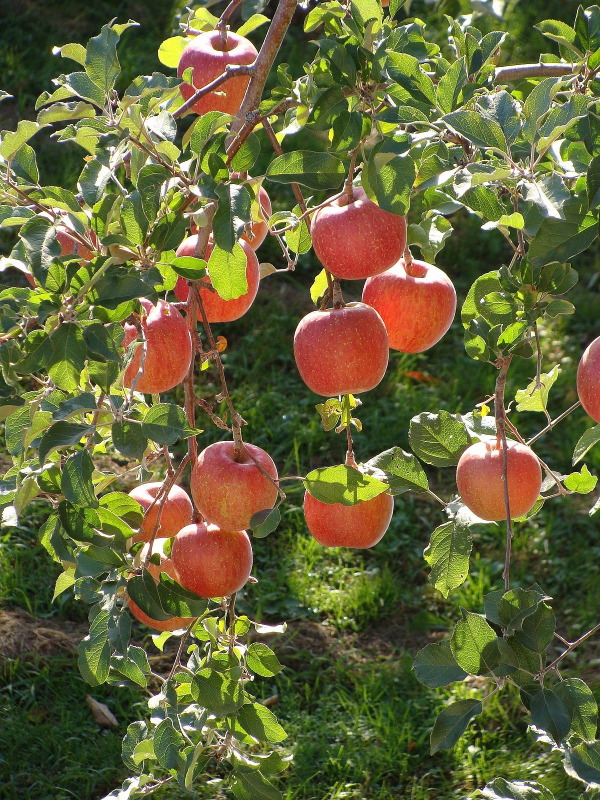
#> input picture pictures/apple-tree/apple-tree-fruit-wikipedia.jpg, 1200 x 1600 px (shown at 1/2 size); its folder holds only this picture in this run
$ python -i image_display.py   (imports and definitions only)
#> lines starting #> are read from the running program, lines starting #| are printed output that depends on the picture
import os
import re
import matplotlib.pyplot as plt
import matplotlib.patches as patches
import numpy as np
from PIL import Image
import pickle

import wi_code.read_format as rf


# [76 lines left out: functions get_images, resave_images, check_images, _convert_list, not called in this run]


def get_crop_box(
    info,
    img_size,
    horizontal=True,
    aspect_ratio=8.5 / 11,
    aspect_ratio_vert=5.5 / 8.5,
    dpi=100,
):
    if info is not None:
        box_lb = _convert_list(info.get("crop_window"), typefunc=int)
        box_scale = info.getfloat("window_scale")
        if box_scale is None:
            box_scale = 1
        orientation = info.get("orientation")
        if orientation is not None:
            horizontal = not (orientation == "vertical")
        center = info.get("center")
        if center is not None:
            box_lb = (0, 0)
    else:
        box_lb = (0, 0)
        box_scale = 1
        pt = (0, 0)
        center = None

    h_dim, v_dim = img_size
    h_r, v_r = h_dim - box_lb[0], v_dim - box_lb[1]
    if horizontal:
        ar = aspect_ratio
        resize_targ = (11 * dpi, int(8.5 * dpi))
    else:
        ar = 1 / aspect_ratio_vert
        resize_targ = (int(5.5 * dpi), int(8.5 * dpi))
    h_len, v_len = get_lens(h_r, v_r, ar, box_scale)
    if center is not None:
        box_lb = get_center_box(h_len, v_len, h_r, v_r, center)
    return box_lb, h_len, v_len, resize_targ


def plot_img(
    img,
    info=None,
    ax=None,
    fwid=8,
    horizontal=True,
    aspect_ratio=8.5 / 11,
    use_info=False,
    aspect_ratio_vert=5.5 / 8.5,
    save_folder=None,
):
    if ax is None:
        f, (ax_img, ax_col) = plt.subplots(1, 2, figsize=(2 * fwid, fwid))
    ax_img.imshow(img)
    box_lb, h_len, v_len, _ = get_crop_box(
        info,
        img.size,
        horizontal=horizontal,
        aspect_ratio=aspect_ratio,
        aspect_ratio_vert=aspect_ratio_vert,
    )

    rect = patches.Rectangle(
        box_lb, h_len, v_len, linewidth=1, edgecolor="r", facecolor="none"
    )
    ax_img.add_patch(rect)
    if info is not None:
        pt = _convert_list(info.get("color_point"), typefunc=int)
    else:
        pt = (0, 0)

    img_arr = np.asarray(img)
    ## might want to resize along with cropping
    ## could add here
    ## NOT WORKING CORRECTLY, TEST MORE
    ax_col.imshow(img_arr[pt[1] : pt[1] + 1, pt[0] : pt[0] + 1])
    ax_img.plot([pt[0]], [pt[1]], "o")
    f.suptitle(img.filename)
    return f, ax


def get_lens(h_r, v_r, aspect_ratio, box_scale=1):
    h_len = box_scale * h_r
    v_len = aspect_ratio * h_len
    if v_len > v_r:
        box_scale = v_r / v_len
    h_len = box_scale * h_r
    v_len = aspect_ratio * h_len
    print(h_r, h_len)
    print(v_r, v_len)
    print(h_len / v_len, v_len / h_len)
    return h_len, v_len


def _get_mid(val, val_max):
    return int(round((val_max - val) / 2))


# [24 lines left out: function get_center_box, not called in this run]

>>> from PIL import Image
>>> picture = Image.open('../pictures/apple-tree/apple-tree-fruit-wikipedia.jpg')
#> picture is the input picture: PIL image 1200x1600 RGB; mean R, G, B 102, 100.7, 58.1
>>> result = plot_img(picture)
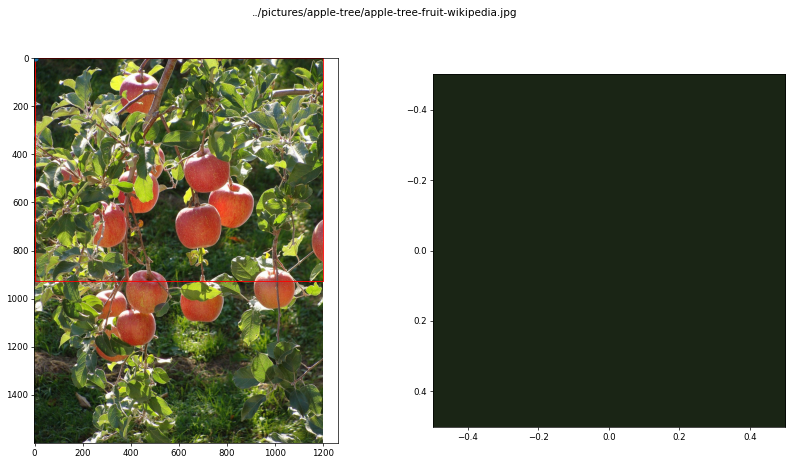
#> figure drawn by matplotlib, 2 panels

$ run again, on pictures/apple-tree/apple-tree_distant.jpg
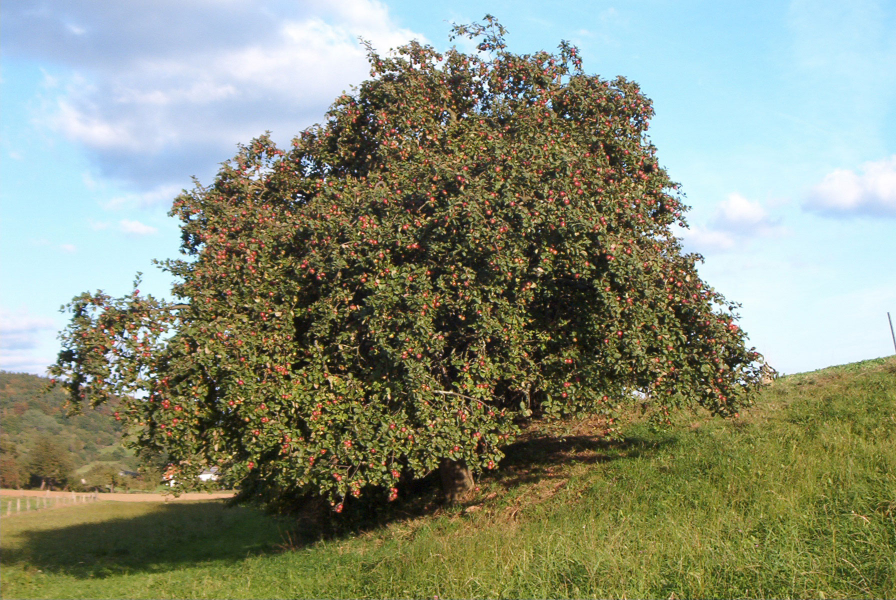
#> input picture pictures/apple-tree/apple-tree_distant.jpg, 1792 x 1200 px (shown at 1/2 size)
#> picture is the input picture: PIL image 1792x1200 RGB; mean R, G, B 137.7, 143.9, 122.6
#> `result = plot_img(picture)`:
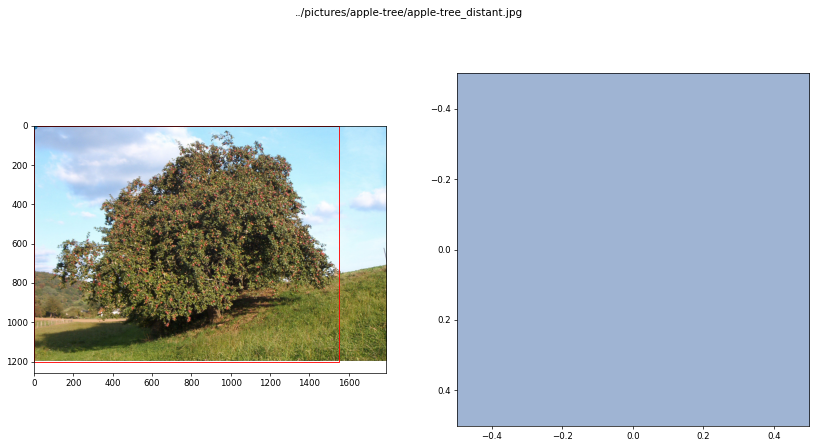
#> figure drawn by matplotlib, 2 panels
